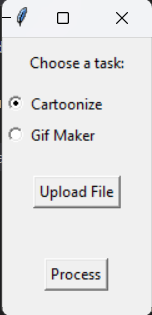
#> input picture animate.png, 152 x 315 px
$ python -i Animate.py   (imports and definitions only)
#> lines starting #> are read from the running program, lines starting #| are printed output that depends on the picture; after the words box and inside, x2 and y2 are one past the last pixel; in counts of white or black regions, pixels touching at a corner belong together
import os
import cv2
import numpy as np
from moviepy.editor import VideoFileClip
from tkinter import Tk, Label, Button, filedialog, StringVar, Radiobutton, Frame

# Ensure input and output directories exist
# [5 lines not run here, left out]

def cartoonize_image(img_path, bilateral_filter_iterations=5, d=9, sigma_color=75, sigma_space=75):
    # reading image
#> called with img_path = 'animate.png', bilateral_filter_iterations = 5, d = 9, sigma_color = 75, sigma_space = 75
    img = cv2.imread(img_path)
#> img is the input picture: shape (315, 152, 3); mean B, G, R 230.2, 229.6, 229.7

    # Convert to grayscale
    gray = cv2.cvtColor(img, cv2.COLOR_BGR2GRAY)
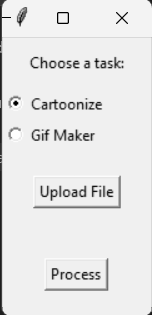
#> gray: shape (315, 152); min 0, max 255, mean 229.7

    # Apply median blur
    gray = cv2.medianBlur(gray, 5)
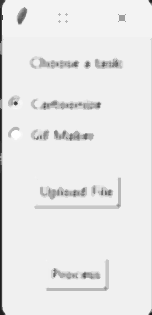
#> gray: shape (315, 152); min 24, max 255, mean 232.9

    # Detect edges using adaptive thresholding
    edges = cv2.adaptiveThreshold(gray, 255, cv2.ADAPTIVE_THRESH_MEAN_C, cv2.THRESH_BINARY, 9, 9)
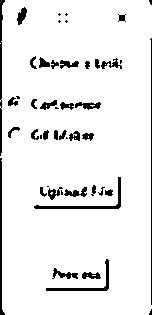
#> edges: shape (315, 152); 92.8% white; 47 black regions (13 under 20 px), largest, box (x1, y1, x2, y2) and area: (34, 177, 121, 209) 350, (0, 158, 5, 315) 323, (0, 0, 5, 156) 316

    # Dilate edges to make them thicker
    kernel = np.ones((2,2), np.uint8)
    edges = cv2.dilate(edges, kernel)
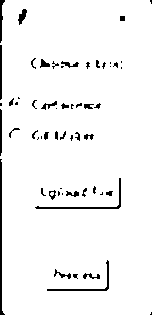
#> edges: shape (315, 152); 95.7% white; 58 black regions (28 under 20 px), largest, box (x1, y1, x2, y2) and area: (0, 159, 5, 315) 317, (35, 178, 121, 209) 231, (47, 260, 109, 291) 183

    # Apply bilateral filter multiple times to stylize the image
    color = img
    for _ in range(bilateral_filter_iterations):
        color = cv2.bilateralFilter(color, d, sigma_color, sigma_space)
#> this loop made 5 passes
#> pass 1, in cartoonize_image, `color = cv2.bilateralFilter(color, d, sigma_color, sigma_space)`:
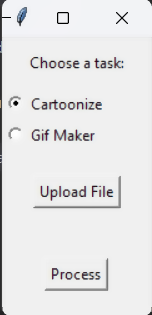
#> color: shape (315, 152, 3); mean B, G, R 230.6, 230.1, 230.2

    # Reduce noise using Gaussian Blur
    color = cv2.GaussianBlur(color, (3, 3), 0)
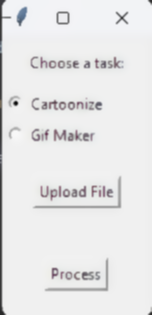
#> color: shape (315, 152, 3); mean B, G, R 231.3, 230.7, 230.9

    # Cartoonization: Bitwise AND operation between the stylized color image and edges
    cartoon = cv2.bitwise_and(color, color, mask=edges)
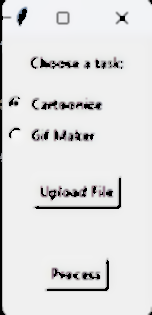
#> cartoon: shape (315, 152, 3); mean B, G, R 225.2, 224.7, 224.8

    return img, edges, cartoon

# [4 lines left out: function convert_video_to_gif, not called in this run]

class GUI:
    # [67 lines left out: functions __init__, upload_file, process, show_result, not called in this run]

# [4 lines not run here, left out]

>>> result = cartoonize_image('animate.png')
